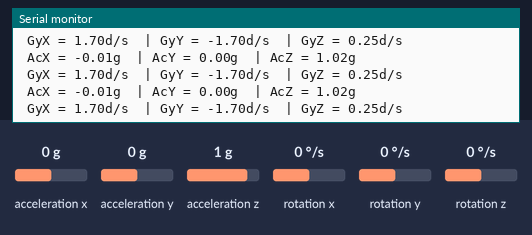
Bench run of a sketch on a simulated Arduino Uno, built with avr-gcc and run on an emulated ATmega328P. Shown: the last lines printed to the serial monitor. Wiring (inferred from the names in the program): MPU-6050 motion sensor at I2C address 0x68. Inputs (shaded band) come from the test bench; at power-on: acceleration x 0 g, acceleration y 0 g, acceleration z 1 g, rotation x 0 °/s, rotation y 0 °/s, rotation z 0 °/s.

Above: at 1.3 s.
1.4 s: acceleration x set to -1.4 g
At 1.96 s:
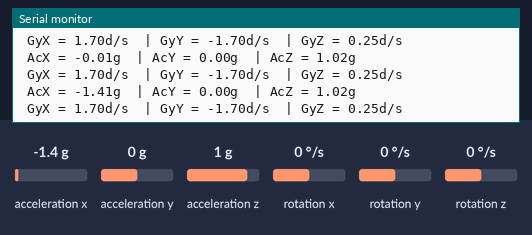
2.9 s: acceleration y set to -1.4 g
At 3.57 s:
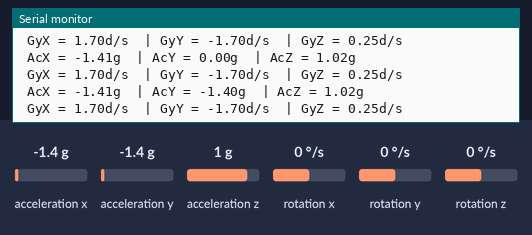
4.4 s: acceleration z set to -1.4 g
At 5.19 s:
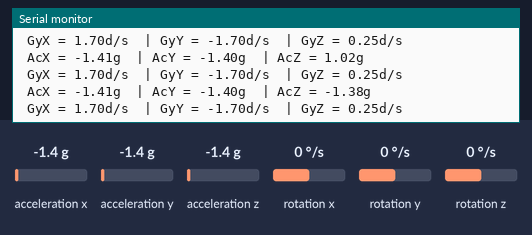
7.5 s: rotation x set to -192 °/s
At 7.89 s:
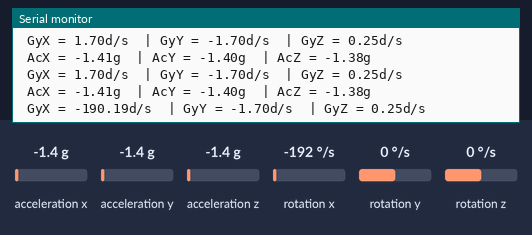
9.0 s: rotation y set to -192 °/s
At 9.52 s:
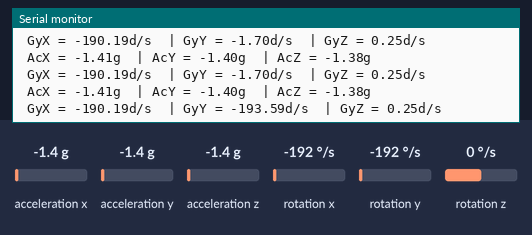

The sketch:

2.34_MPU6050.ino
```cpp
#define ACCELE_RANGE 4
#define GYROSC_RANGE 500

#include<Wire.h>
const int MPU_addr = 0x68; // I2C address of the MPU-6050
float AcX, AcY, AcZ, Tmp, GyX, GyY, GyZ;
void setup() {
  Wire.begin();
  Wire.beginTransmission(MPU_addr);
  Wire.write(0x6B);  // PWR_MGMT_1 register
  Wire.write(0);     // set to zero (wakes up the MPU-6050)
  Wire.endTransmission(true);
  Serial.begin(9600);
}
void loop() {
  Wire.beginTransmission(MPU_addr);
  Wire.write(0x3B);  // starting with register 0x3B (ACCEL_XOUT_H)
  Wire.endTransmission(false);
  Wire.requestFrom(MPU_addr, 14, true); // request a total of 14 registers
  AcX = Wire.read() << 8 | Wire.read(); // 0x3B (ACCEL_XOUT_H) & 0x3C (ACCEL_XOUT_L)
  AcY = Wire.read() << 8 | Wire.read(); // 0x3D (ACCEL_YOUT_H) & 0x3E (ACCEL_YOUT_L)
  AcZ = Wire.read() << 8 | Wire.read(); // 0x3F (ACCEL_ZOUT_H) & 0x40 (ACCEL_ZOUT_L)
  Tmp = Wire.read() << 8 | Wire.read(); // 0x41 (TEMP_OUT_H) & 0x42 (TEMP_OUT_L)
  GyX = Wire.read() << 8 | Wire.read(); // 0x43 (GYRO_XOUT_H) & 0x44 (GYRO_XOUT_L)
  GyY = Wire.read() << 8 | Wire.read(); // 0x45 (GYRO_YOUT_H) & 0x46 (GYRO_YOUT_L)
  GyZ = Wire.read() << 8 | Wire.read(); // 0x47 (GYRO_ZOUT_H) & 0x48 (GYRO_ZOUT_L)
  Serial.print(" AcX = "); Serial.print(AcX / 65536 * ACCELE_RANGE-0.01); Serial.print("g ");
  Serial.print(" | AcY = "); Serial.print(AcY / 65536 * ACCELE_RANGE); Serial.print("g ");
  Serial.print(" | AcZ = "); Serial.print(AcZ / 65536 * ACCELE_RANGE+0.02); Serial.println("g ");
  // Serial.print(" | Tmp = "); Serial.println(Tmp/340.00+36.53);  //equation for temperature in degrees C from datasheet
  Serial.print(" GyX = "); Serial.print(GyX / 65536 * GYROSC_RANGE+1.7); Serial.print("d/s ");
  Serial.print(" | GyY = "); Serial.print(GyY / 65536 * GYROSC_RANGE-1.7); Serial.print("d/s ");
  Serial.print(" | GyZ = "); Serial.print(GyZ / 65536 * GYROSC_RANGE+0.25); Serial.println("d/s \n");
  delay(500);
}
```

Measured:
- after the input at 1.4 s, the serial monitor: prints a new line after 0.21 s (image 1)
- after the input at 2.9 s, the serial monitor: prints a new line after 0.33 s (image 2)
- after the input at 4.4 s, the serial monitor: prints a new line after 0.44 s (image 3)
- after the input at 7.5 s, the serial monitor: prints a new line after 0.09 s (image 4)
- after the input at 9.0 s, the serial monitor: prints a new line after 0.21 s (image 5)
